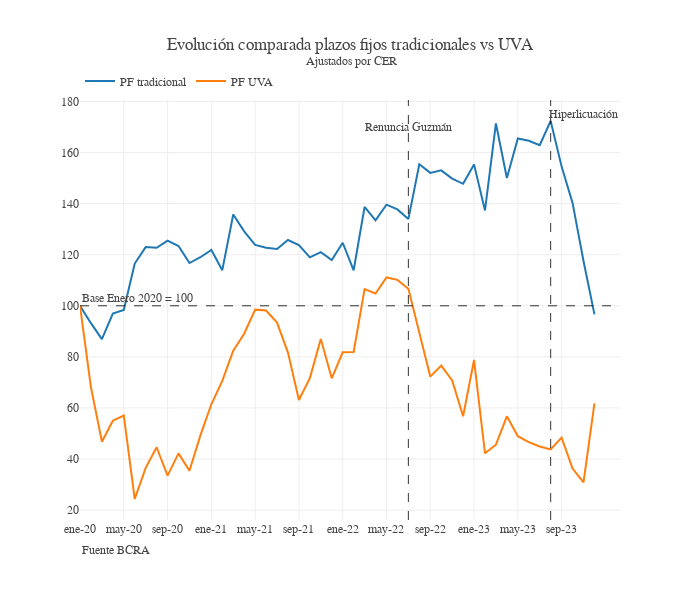

The notebook cell this image was saved under:
### Code cell
fig = go.Figure()
fig.add_trace(go.Scatter(x = df_ajustado_mensual.index, y = df_ajustado_mensual["pf_trad_total"]/df_ajustado_mensual["pf_trad_total"].iloc[0] * 100, name = "PF tradicional"))
fig.add_trace(go.Scatter(x = df_ajustado_mensual.index, y = df_ajustado_mensual["pf_uva_total"]/df_ajustado_mensual["pf_uva_total"].iloc[0] * 100, name = "PF UVA"))

fig.update_layout(template = None, separators = ",.", font_family = "georgia",
                  title_text = "Evolución comparada plazos fijos tradicionales vs UVA<br><sup> Ajustados por CER",
                  height = 600, width = 700, legend_orientation = "h", legend_y = 1.08)
fig.update_yaxes(tickformat = ",")
fig.update_xaxes(nticks = 15)
fig.add_vline(x = "jul-22", line_dash = "dash", line_width=.8)
fig.add_annotation(text="Renuncia Guzmán", x="jul-22",showarrow=False, y =170)
fig.add_vline(x="ago-23", line_dash = "dash", line_width = .8)
fig.add_annotation(text="Hiperlicuación", x="nov-23",showarrow=False, y =175)
fig.add_hline(y=100, line_dash = "dash",line_width = .8, annotation_text = "Base Enero 2020 = 100", annotation_position = "top left")
fig.add_annotation(text="Fuente BCRA", showarrow=False, xref="paper",yref="paper", x=0,y=-.09)

### Figure 1 — Plotly figure (JSON) as saved in the notebook; plotly's stock layout.template omitted (floating-point values rounded to 4 significant figures)
{"data": [{"name": "PF tradicional", "type": "scatter", "x": ["ene-20", "feb-20", "mar-20", "abr-20", "may-20", "jun-20", "jul-20", "ago-20", "sep-20", "oct-20", "nov-20", "dic-20", "ene-21", "feb-21", "mar-21", "abr-21", "may-21", "jun-21", "jul-21", "ago-21", "sep-21", "oct-21", "nov-21", "dic-21", "ene-22", "feb-22", "mar-22", "abr-22", "may-22", "jun-22", "jul-22", "ago-22", "sep-22", "oct-22", "nov-22", "dic-22", "ene-23", "feb-23", "mar-23", "abr-23", "may-23", "jun-23", "jul-23", "ago-23", "sep-23", "oct-23", "nov-23", "dic-23"], "y": [100, 93.2, 86.97, 96.92, 98.39, 116.5, 123.0, 122.7, 125.5, 123.4, 116.7, 119.0, 121.9, 113.9, 135.7, 129.2, 123.8, 122.7, 122.2, 125.7, 123.8, 119.0, 121.0, 117.9, 124.7, 113.9, 138.7, 133.5, 139.6, 137.7, 133.9, 155.4, 152.0, 153.0, 149.8, 147.8, 155.4, 137.3, 171.4, 150.0, 165.5, 164.6, 162.9, 172.3, 154.5, 140.3, 117.5, 96.65]}, {"name": "PF UVA", "type": "scatter", "x": ["ene-20", "feb-20", "mar-20", "abr-20", "may-20", "jun-20", "jul-20", "ago-20", "sep-20", "oct-20", "nov-20", "dic-20", "ene-21", "feb-21", "mar-21", "abr-21", "may-21", "jun-21", "jul-21", "ago-21", "sep-21", "oct-21", "nov-21", "dic-21", "ene-22", "feb-22", "mar-22", "abr-22", "may-22", "jun-22", "jul-22", "ago-22", "sep-22", "oct-22", "nov-22", "dic-22", "ene-23", "feb-23", "mar-23", "abr-23", "may-23", "jun-23", "jul-23", "ago-23", "sep-23", "oct-23", "nov-23", "dic-23"], "y": [100, 68.13, 46.8, 55.03, 57.05, 24.36, 36.58, 44.62, 33.5, 42.23, 35.39, 49.28, 61.45, 70.57, 82.45, 89.05, 98.49, 98.13, 93.41, 81.69, 63.11, 71.68, 86.98, 71.61, 81.8, 81.9, 106.5, 104.8, 111.1, 110.1, 106.7, 89.6, 72.28, 76.57, 70.77, 56.77, 78.78, 42.25, 45.62, 56.73, 48.94, 46.63, 44.91, 43.74, 48.4, 36.27, 30.83, 61.83]}], "layout": {"annotations": [{"showarrow": false, "text": "Renuncia Guzmán", "x": "jul-22", "y": 170}, {"showarrow": false, "text": "Hiperlicuación", "x": "nov-23", "y": 175}, {"showarrow": false, "text": "Base Enero 2020 = 100", "x": 0, "xanchor": "left", "xref": "x domain", "y": 100, "yanchor": "bottom", "yref": "y"}, {"showarrow": false, "text": "Fuente BCRA", "x": 0, "xref": "paper", "y": -0.09, "yref": "paper"}], "font": {"family": "georgia"}, "height": 600, "legend": {"orientation": "h", "y": 1.08}, "separators": ",.", "shapes": [{"line": {"dash": "dash", "width": 0.8}, "type": "line", "x0": "jul-22", "x1": "jul-22", "xref": "x", "y0": 0, "y1": 1, "yref": "y domain"}, {"line": {"dash": "dash", "width": 0.8}, "type": "line", "x0": "ago-23", "x1": "ago-23", "xref": "x", "y0": 0, "y1": 1, "yref": "y domain"}, {"line": {"dash": "dash", "width": 0.8}, "type": "line", "x0": 0, "x1": 1, "xref": "x domain", "y0": 100, "y1": 100, "yref": "y"}], "title": {"text": "Evolución comparada plazos fijos tradicionales vs UVA<br><sup> Ajustados por CER"}, "width": 700, "xaxis": {"nticks": 15}, "yaxis": {"tickformat": ","}}}
